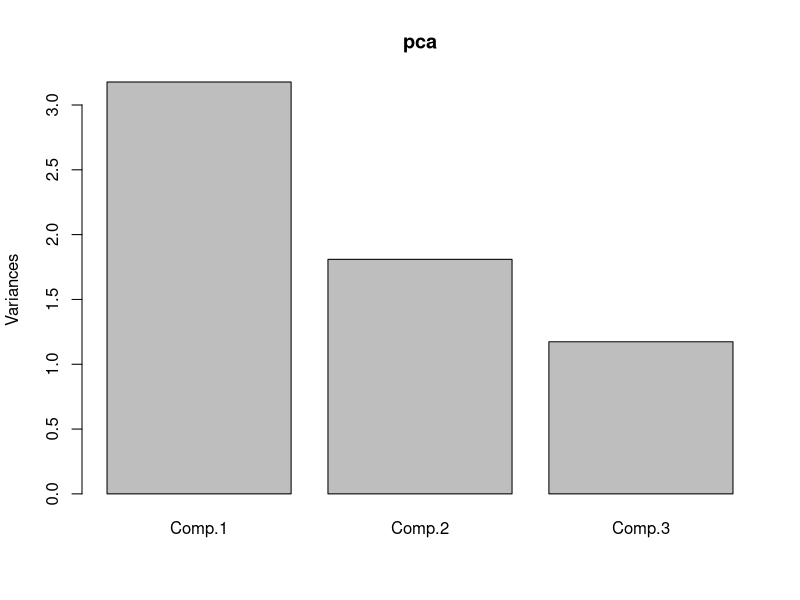
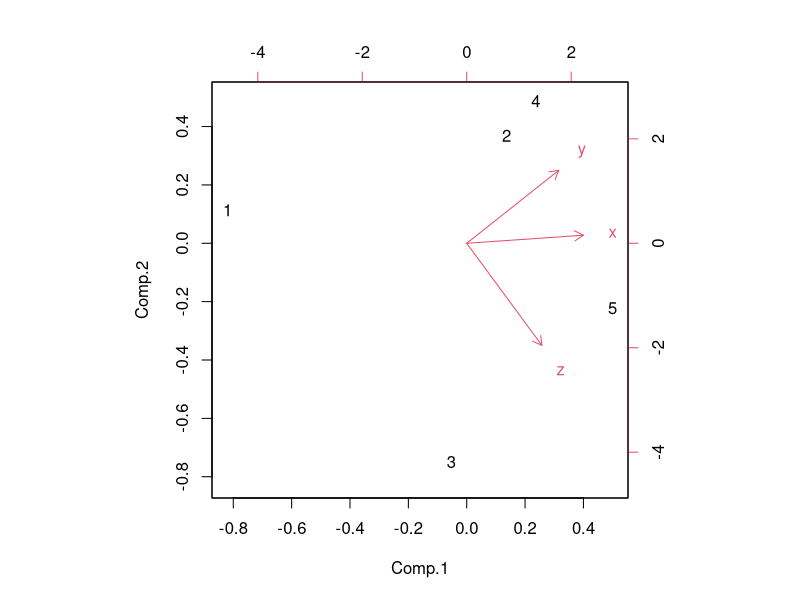

The R script that drew these images, in order:
#Data
x <- c(1,2,2,4,5)
y <- c(1,5,2,4,3)
z <- c(1,3,5,2,4)
xyz <- data.frame(x,y,z)

#Principal component analysis
pca <- princomp(~x+y+z, xyz)

#Print results
summary(pca)
loadings(pca)

#Draw plots
plot(pca)
biplot(pca)

